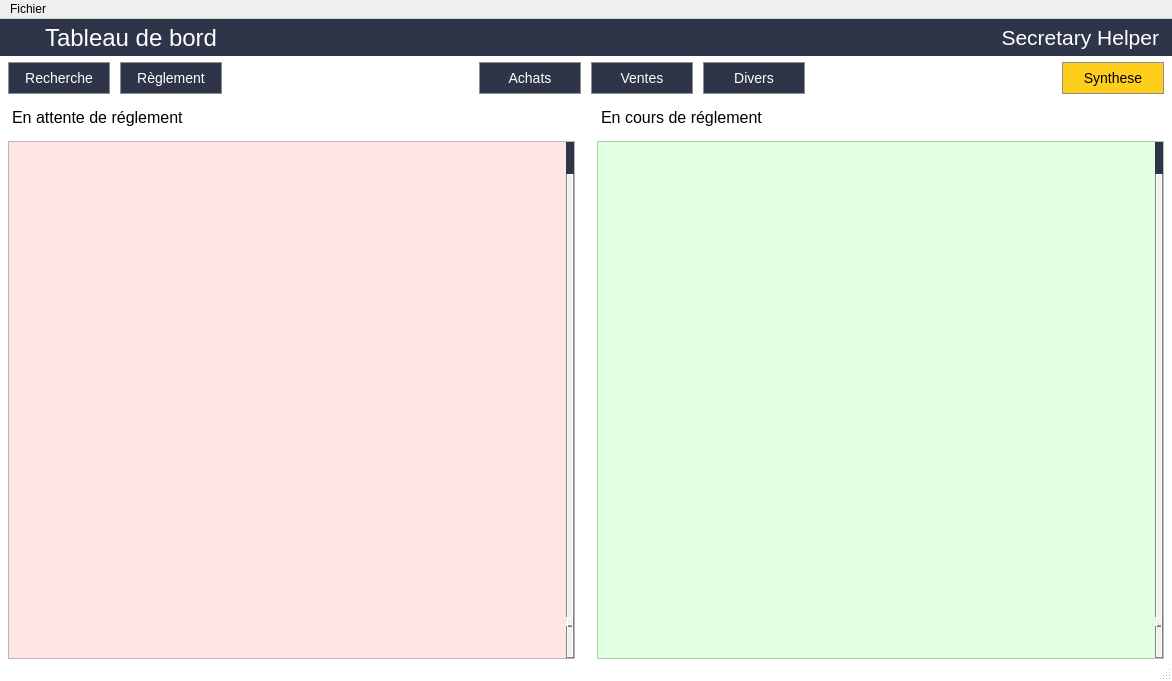
<?xml version="1.0" encoding="UTF-8"?>
<ui version="4.0">
 <class>MainWindow</class>
 <widget class="QMainWindow" name="MainWindow">
  <property name="enabled">
   <bool>true</bool>
  </property>
  <property name="geometry">
   <rect>
    <x>0</x>
    <y>0</y>
    <width>1172</width>
    <height>681</height>
   </rect>
  </property>
  <property name="windowTitle">
   <string>Secretary Helper</string>
  </property>
  <property name="styleSheet">
   <string notr="true">QLabel, QTableView, QPushButton, QHeaderView {
	font-family: &quot;Yu Gothic UI&quot;;
}

QMainWindow {
	background:white;
}
QHeaderView::section {
    background-color: #2E3549;
    color: white;
    padding-left: 4px;
    border: 1px solid #2E3549;
	height: 30px;
	font-size: 14px;
}

QScrollBar:vertical {
	width: 8px;
	background: #f1f1f1;
	border: 1px solid grey;
	margin: 31px 0 0 0 ;
}

QScrollBar:sub-line:vertical {
	height: 30px;
	background: #2E3549;
	border: 1px solid  #2E3549;
	subcontrol-position: top;
    subcontrol-origin: margin;
}

QScrollBar::handle:vertical {
	background-color: qlineargradient(x1:0, y1:0, x2:0, y2:1, stop:0 #616161, 											stop: 0.5 #505050, stop: 0.6 #434343, stop:1 #656565);
	width: 4px;
	border: 1px solid white;
	border-radius: 6px;
}

QPushButton {
	color: white;
	background-color: #2e3549;
	border: 1px solid #8f8f91;
    height: 30px;
	font-size: 14px;
	max-width: 100px;
	min-width: 100px;
}


QComboBox , QDoubleSpinBox, QLineEdit{
	background: white;
	border: 1px solid  black;
	padding-left: 44px;
	color: #7E818A;
}

QComboBox::drop-down {
    subcontrol-origin: padding;
    subcontrol-position: top right;
    width: 15px;

    border-left-width: 1px;
    border-left-color: white;
    border-left-style: solid; /* just a single line */
    border-top-right-radius: 3px; /* same radius as the QComboBox */
    border-bottom-right-radius: 3px;
}

QDateEdit {
	background: white;
	border: 1px solid  black;
	margin-left: 12px;
	margin-right: 20px;
	padding-left: 80px;
}

QDateEdit::down-button , QDateEdit::up-button {
	width: 0px;
	height:0px;
}

QDoubleSpinBox {
	background: white;
	border: 1px solid  black;
	margin-left: 12px;
	margin-right: 8px;
	padding-left: 95px;
	color: black;
}

QDoubleSpinBox::down-button , QDoubleSpinBox::up-button {
	width: 0px;
	height:0px;
}

QDialog 
{
	background: white;
}</string>
  </property>
  <property name="toolButtonStyle">
   <enum>Qt::ToolButtonIconOnly</enum>
  </property>
  <property name="animated">
   <bool>true</bool>
  </property>
  <property name="dockOptions">
   <set>QMainWindow::AllowTabbedDocks|QMainWindow::AnimatedDocks</set>
  </property>
  <property name="unifiedTitleAndToolBarOnMac">
   <bool>false</bool>
  </property>
  <widget class="QWidget" name="centralwidget">
   <layout class="QVBoxLayout" name="verticalLayout_3">
    <property name="leftMargin">
     <number>0</number>
    </property>
    <property name="topMargin">
     <number>0</number>
    </property>
    <property name="rightMargin">
     <number>0</number>
    </property>
    <property name="bottomMargin">
     <number>0</number>
    </property>
    <item>
     <layout class="QGridLayout" name="gridLayout">
      <property name="topMargin">
       <number>0</number>
      </property>
      <property name="spacing">
       <number>6</number>
      </property>
      <item row="4" column="2">
       <widget class="QTableView" name="attente">
        <property name="minimumSize">
         <size>
          <width>403</width>
          <height>0</height>
         </size>
        </property>
        <property name="maximumSize">
         <size>
          <width>999</width>
          <height>16777215</height>
         </size>
        </property>
        <property name="styleSheet">
         <string notr="true">QTableView
{
	alternate-background-color: #fff2f2;
	background-color: #ffe6e6;
	margin: 8px 8px 0px 8px;

}</string>
        </property>
        <property name="frameShape">
         <enum>QFrame::StyledPanel</enum>
        </property>
        <property name="verticalScrollBarPolicy">
         <enum>Qt::ScrollBarAlwaysOn</enum>
        </property>
        <property name="horizontalScrollBarPolicy">
         <enum>Qt::ScrollBarAlwaysOff</enum>
        </property>
        <property name="sizeAdjustPolicy">
         <enum>QAbstractScrollArea::AdjustToContents</enum>
        </property>
        <property name="editTriggers">
         <set>QAbstractItemView::NoEditTriggers</set>
        </property>
        <property name="alternatingRowColors">
         <bool>true</bool>
        </property>
        <property name="selectionMode">
         <enum>QAbstractItemView::ExtendedSelection</enum>
        </property>
        <property name="selectionBehavior">
         <enum>QAbstractItemView::SelectRows</enum>
        </property>
        <property name="showGrid">
         <bool>false</bool>
        </property>
        <property name="sortingEnabled">
         <bool>true</bool>
        </property>
        <property name="cornerButtonEnabled">
         <bool>false</bool>
        </property>
        <attribute name="horizontalHeaderCascadingSectionResizes">
         <bool>true</bool>
        </attribute>
        <attribute name="horizontalHeaderHighlightSections">
         <bool>false</bool>
        </attribute>
        <attribute name="horizontalHeaderStretchLastSection">
         <bool>false</bool>
        </attribute>
        <attribute name="verticalHeaderStretchLastSection">
         <bool>false</bool>
        </attribute>
       </widget>
      </item>
      <item row="1" column="2" colspan="2">
       <layout class="QGridLayout" name="gridLayout_2" columnstretch="0,1,0,0,0,0,3,0,0">
        <property name="spacing">
         <number>10</number>
        </property>
        <item row="0" column="8">
         <widget class="QPushButton" name="pushButton_2">
          <property name="styleSheet">
           <string notr="true">background: rgb(255, 206, 29);
color: black;
margin-right: 8px;
</string>
          </property>
          <property name="text">
           <string>Synthese</string>
          </property>
         </widget>
        </item>
        <item row="0" column="0">
         <widget class="QPushButton" name="pushButton_5">
          <property name="styleSheet">
           <string notr="true">margin-left: 8px;</string>
          </property>
          <property name="text">
           <string>Recherche</string>
          </property>
         </widget>
        </item>
        <item row="0" column="7">
         <spacer name="horizontalSpacer">
          <property name="orientation">
           <enum>Qt::Horizontal</enum>
          </property>
          <property name="sizeHint" stdset="0">
           <size>
            <width>40</width>
            <height>20</height>
           </size>
          </property>
         </spacer>
        </item>
        <item row="0" column="6">
         <widget class="QPushButton" name="pushButton_4">
          <property name="styleSheet">
           <string notr="true"/>
          </property>
          <property name="text">
           <string>Divers</string>
          </property>
         </widget>
        </item>
        <item row="0" column="4">
         <widget class="QPushButton" name="pushButton_3">
          <property name="font">
           <font>
            <family>Yu Gothic UI</family>
            <pointsize>-1</pointsize>
           </font>
          </property>
          <property name="styleSheet">
           <string notr="true"/>
          </property>
          <property name="text">
           <string>Ventes</string>
          </property>
         </widget>
        </item>
        <item row="0" column="2">
         <spacer name="horizontalSpacer_2">
          <property name="orientation">
           <enum>Qt::Horizontal</enum>
          </property>
          <property name="sizeHint" stdset="0">
           <size>
            <width>40</width>
            <height>20</height>
           </size>
          </property>
         </spacer>
        </item>
        <item row="0" column="3">
         <widget class="QPushButton" name="pushButton">
          <property name="sizePolicy">
           <sizepolicy hsizetype="Fixed" vsizetype="Fixed">
            <horstretch>0</horstretch>
            <verstretch>0</verstretch>
           </sizepolicy>
          </property>
          <property name="styleSheet">
           <string notr="true"/>
          </property>
          <property name="text">
           <string>Achats</string>
          </property>
         </widget>
        </item>
        <item row="0" column="1">
         <widget class="QPushButton" name="pushButton_6">
          <property name="text">
           <string>Règlement</string>
          </property>
         </widget>
        </item>
       </layout>
      </item>
      <item row="0" column="2" colspan="2">
       <layout class="QHBoxLayout" name="horizontalLayout">
        <property name="spacing">
         <number>0</number>
        </property>
        <property name="topMargin">
         <number>0</number>
        </property>
        <item>
         <widget class="QLabel" name="label_3">
          <property name="maximumSize">
           <size>
            <width>45</width>
            <height>45</height>
           </size>
          </property>
          <property name="styleSheet">
           <string notr="true">background: #2e3549;</string>
          </property>
          <property name="text">
           <string/>
          </property>
          <property name="pixmap">
           <pixmap>../build-Secretary_Helper-Desktop_Qt_5_15_2_MinGW_64_bit-Debug/debug/Image/argent.png</pixmap>
          </property>
          <property name="scaledContents">
           <bool>true</bool>
          </property>
         </widget>
        </item>
        <item>
         <widget class="QLabel" name="label_2">
          <property name="font">
           <font>
            <family>Yu Gothic UI</family>
            <pointsize>18</pointsize>
           </font>
          </property>
          <property name="styleSheet">
           <string notr="true">color: white;
background: #2e3549;</string>
          </property>
          <property name="text">
           <string>Tableau de bord</string>
          </property>
         </widget>
        </item>
        <item>
         <widget class="QLabel" name="label">
          <property name="font">
           <font>
            <family>Yu Gothic UI</family>
            <pointsize>24</pointsize>
           </font>
          </property>
          <property name="styleSheet">
           <string notr="true">background: #2e3549;
height: 24px;</string>
          </property>
          <property name="text">
           <string/>
          </property>
         </widget>
        </item>
        <item>
         <widget class="QLabel" name="label_4">
          <property name="font">
           <font>
            <family>Yu Gothic UI</family>
            <pointsize>16</pointsize>
           </font>
          </property>
          <property name="styleSheet">
           <string notr="true">color: white;
background: #2e3549;
padding-right: 8px;</string>
          </property>
          <property name="text">
           <string>Secretary Helper</string>
          </property>
          <property name="alignment">
           <set>Qt::AlignRight|Qt::AlignTrailing|Qt::AlignVCenter</set>
          </property>
         </widget>
        </item>
       </layout>
      </item>
      <item row="4" column="3">
       <widget class="QTableView" name="cours">
        <property name="minimumSize">
         <size>
          <width>504</width>
          <height>0</height>
         </size>
        </property>
        <property name="maximumSize">
         <size>
          <width>999</width>
          <height>16777215</height>
         </size>
        </property>
        <property name="styleSheet">
         <string notr="true">QTableView
{
	alternate-background-color: #f0fff0;
	background-color: #e1ffe1;
	margin: 8px 8px 0 8px;
}</string>
        </property>
        <property name="verticalScrollBarPolicy">
         <enum>Qt::ScrollBarAlwaysOn</enum>
        </property>
        <property name="horizontalScrollBarPolicy">
         <enum>Qt::ScrollBarAlwaysOff</enum>
        </property>
        <property name="sizeAdjustPolicy">
         <enum>QAbstractScrollArea::AdjustToContents</enum>
        </property>
        <property name="editTriggers">
         <set>QAbstractItemView::NoEditTriggers</set>
        </property>
        <property name="alternatingRowColors">
         <bool>true</bool>
        </property>
        <property name="selectionBehavior">
         <enum>QAbstractItemView::SelectRows</enum>
        </property>
        <property name="showGrid">
         <bool>false</bool>
        </property>
        <property name="sortingEnabled">
         <bool>true</bool>
        </property>
        <property name="cornerButtonEnabled">
         <bool>false</bool>
        </property>
       </widget>
      </item>
      <item row="2" column="2">
       <widget class="QLabel" name="label_5">
        <property name="font">
         <font>
          <family>Yu Gothic UI</family>
          <pointsize>12</pointsize>
         </font>
        </property>
        <property name="styleSheet">
         <string notr="true">margin: 8px 8px 0px 8px;</string>
        </property>
        <property name="text">
         <string>En attente de réglement</string>
        </property>
       </widget>
      </item>
      <item row="2" column="3">
       <widget class="QLabel" name="label_6">
        <property name="font">
         <font>
          <family>Yu Gothic UI</family>
          <pointsize>12</pointsize>
         </font>
        </property>
        <property name="styleSheet">
         <string notr="true">margin: 8px 8px 0 8px;;</string>
        </property>
        <property name="text">
         <string>En cours de réglement</string>
        </property>
       </widget>
      </item>
     </layout>
    </item>
   </layout>
  </widget>
  <widget class="QMenuBar" name="menubar">
   <property name="geometry">
    <rect>
     <x>0</x>
     <y>0</y>
     <width>1172</width>
     <height>21</height>
    </rect>
   </property>
   <widget class="QMenu" name="menuFichier">
    <property name="title">
     <string>Fichier</string>
    </property>
    <addaction name="actionNouvelle_Facture"/>
    <addaction name="actionSortir"/>
   </widget>
   <addaction name="menuFichier"/>
  </widget>
  <widget class="QStatusBar" name="statusbar"/>
  <action name="actionSortir">
   <property name="text">
    <string>Sortir</string>
   </property>
  </action>
  <action name="actionNouvelle_Facture">
   <property name="text">
    <string>Nouvelle Facture</string>
   </property>
   <property name="shortcut">
    <string>Ctrl+N</string>
   </property>
  </action>
 </widget>
 <resources/>
 <connections/>
</ui>
